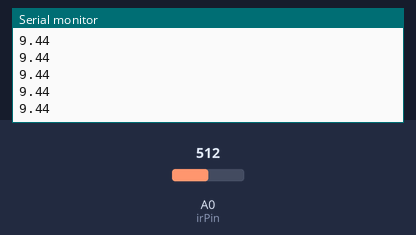
Bench run of a sketch on a simulated Arduino Uno, built with avr-gcc and run on an emulated ATmega328P. On the bench: the last lines printed to the serial monitor. The test bench sets the inputs (shaded band); at power-on: A0 (irPin) = 512.

Above: at 1.2 s.
1.3 s: A0 (irPin) set to 0
At 1.32 s:
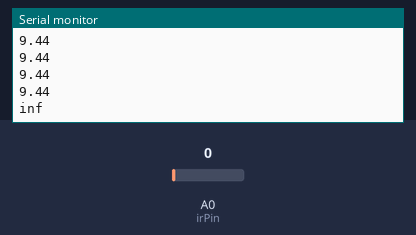
3.2 s: A0 (irPin) set to 122
At 3.23 s:
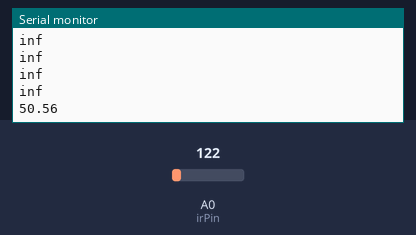

Measured:
- after the input at 1.3 s, the serial monitor: prints a new line at once (image 1)
- after the input at 3.2 s, the serial monitor: prints a new line at once (image 2)

The sketch:

ir_sensor.ino
```cpp
const int irPin = A0;
float distance;

void setup() {
  Serial.begin(9600);
}

void loop() {
  int sensorValue = analogRead(irPin);
  float voltage = sensorValue * (5.0 / 1023.0);
  distance = 27.61 / pow(voltage, 1.17);
  Serial.println(distance);
  delay(100);
}
```
